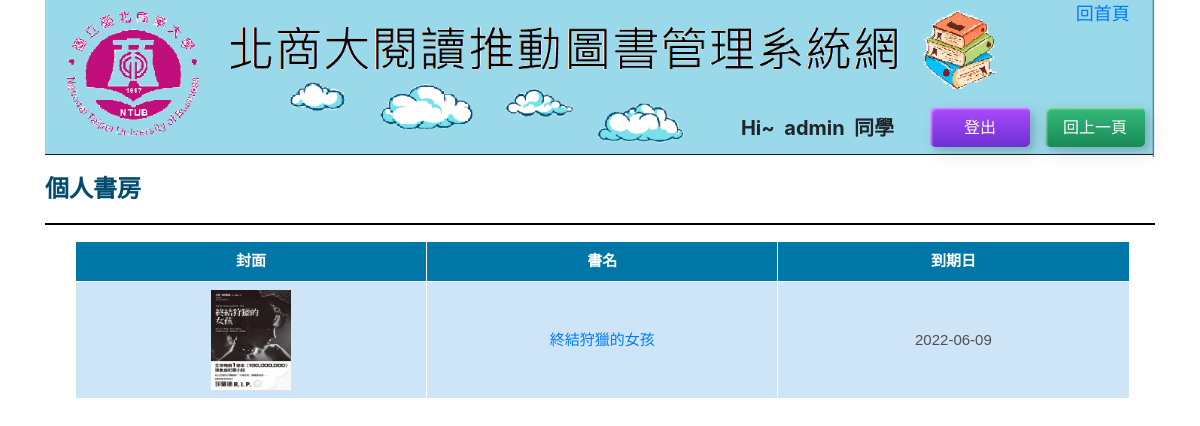
Page /userstudy/ (signed in) on the committed database.
### libraryapp/models.py (models this page shows, shortened)
class bookModel(models.Model):
    name = models.CharField(max_length=100, null=False)
    isbn = models.CharField(max_length=17, null=False)
    author = models.CharField(max_length=200, null=False)
    desc = models.TextField(blank=True, default='')
    publish = models.CharField(max_length=200, null=False)
    publishyear = models.CharField(max_length=200, null=False)
    theme = models.CharField(max_length=200, null=False)
    time = models.DateTimeField(auto_now=True)
    state = models.BooleanField(default = False)
    borrower = models.CharField(max_length=200, blank=True, default='')
    burl = models.CharField(max_length=100, null=False)
    bhit = models.IntegerField(default=0)
    redate = models.CharField(max_length=100, blank=True, default='')
    connection = models.CharField(max_length=100, blank=True, default='')
    readurl = models.CharField(max_length=100, blank=True, default='')

### libraryapp/views.py (the view)
# urls.py: path('userstudy/', views.userstudy),
def userstudy(request):
    nowuser = request.user.username
    books = models.bookModel.objects.all().filter(Q(borrower__exact=nowuser))
    return render(request, "userstudy.html", locals())

### templates/userstudy.html (shortened to what this page needs)
<!DOCTYPE html>
<html lang="en">
<head>
    <link rel="stylesheet" href="/static/css/upload.css">
    <link rel="stylesheet" href="/static/css/index.css">
    <link rel="stylesheet" href="https://stackpath.bootstrapcdn.com/bootstrap/4.2.1/css/bootstrap.min.css">
</head>
<body>
    {%if request.user.is_active%}
        <div class="container">
            <div class="row">
                <div class="col-10" style="float: left;"></div>
                <div class="col-2 home"><a href="/usermain/">回首頁</a>&nbsp;&nbsp;&nbsp;&nbsp;&nbsp;</div>
                <div class="col-12" style="margin: -30px 0px -50px 0px;"><img src="/static/images/headBG.png" width="100%" ></div>
                <div class="col-7" style="float: left;"></div>
                <div class="col-2 headuser" style="padding: 6px 0px 0px 15px; margin: 0px 10px 0px 20px;">Hi~&nbsp;&nbsp;{{nowuser}}&nbsp;&nbsp;同學</div>
                <div class="col-1 logoutbt" style="margin: 0px 20px 0px 0px;"><a href="/logout/"><button class="custom-btn-2 btn-2">登出</button></a></div>
                <div class="col-1 logoutbt"><input type="button" value="回上一頁"onClick="window.history.back()"; class="custom-btn-3 btn-3"></div>
            </div>
            <div class="row">
                <div class="col-12">&nbsp;</div>
                <div class="col-8" style="display: flex; align-items: center; font-size: 24px; color: rgb(0,76,112); font-weight: bolder; font-family:Microsoft JhengHei;">個人書房</div>
                <div class="col-12"><hr style="border: 1.5px solid rgb(0, 0, 0);"></div>
            </div>
            <table class="gridtable" style="table-layout:fixed; margin-left: 30px;">
                <tr>
                    <th>封面</th><th>書名</th><th>到期日</th>
                </tr>
                {% for book in books %}
                    <tr>
                        <td><a href="/userbook/{{book.id}}/"> <img src="/media/{{book.burl}}" alt="" width="80px" height="100px"></a></td>
                        <td><a href="/userbook/{{book.id}}/">{{book.name}}</a></td>
                        <td>
                            {%if book.redate == '' %}
                                <div>無</div>
                            {%else%}
                                <div>{{book.redate}}</div>
                            {%endif%}
                        </td>
                    </tr>
                {% endfor %}
            </table>
            <div class="col-12">&nbsp;</div>
        </div>
    {%else%}
        <p>您尚未登入喔</p>
        <a href="/login/">login</a>
    {%endif%}
</body>
</html>

### static/css/upload.css (style rules this page uses)
.home { float: left; font-size: 18px; z-index: 9999; text-align: right; }
.headuser { float: left; font-size: 20px; font-weight: bold; text-align: center; }
.custom-btn-2 { width: 100px; height: 40px; color: #fff; border-radius: 5px; font-family: 'Lato', sans-serif; font-weight: 500; background: transparent; cursor: pointer; transition: all 0.3s ease; position: relative; display: inline-block; box-shadow:inset 2px 2px 2px 0px rgba(255,255,255,.5), 7px 7px 20px 0px rgba(0,0,0,.1), 4px 4px 5px 0px rgba(0,0,0,.1); outline: none; }
.btn-2 { background: rgb(109, 43, 214); background: linear-gradient(0deg, rgb(110, 48, 209) 0%,rgb(171, 75, 255) 100%); border: none; }
.btn-2:before { height: 0%; width: 2px; }
.custom-btn-3 { width: 100px; height: 40px; color: #fff; border-radius: 5px; font-family: 'Lato', sans-serif; font-weight: 500; background: transparent; cursor: pointer; transition: all 0.3s ease; position: relative; display: inline-block; box-shadow:inset 2px 2px 2px 0px rgba(255,255,255,.5), 7px 7px 20px 0px rgba(0,0,0,.1), 4px 4px 5px 0px rgba(0,0,0,.1); outline: none; }
.btn-3 { background: rgb(12, 129, 70); background: linear-gradient(0deg, rgb(26, 138, 86) 0%, rgb(52, 187, 124) 100%); border: none; }
.btn-3:before { height: 0%; width: 2px; }
table.gridtable { width: 95%; font-family: verdana,arial,sans-serif; font-size:15px; text-align: center; margin-left: 10px; color:#ffffff; border-width: 1px; border-color: #ffffff; border-collapse: collapse; }
table.gridtable th { border-width: 1px; padding: 8px; border-style: solid; border-color: #ffffff; background-color: #0077a7; }
table.gridtable td { color:#505050; border-width: 1px; padding: 8px; border-style: solid; border-color: #ffffff; background-color: #cee4f7; }

### rows in the picture
bookModel: burl (picture), name "終結狩獵的女孩", redate "2022-06-09"

### other values in the picture
{{ nowuser }} "admin"
